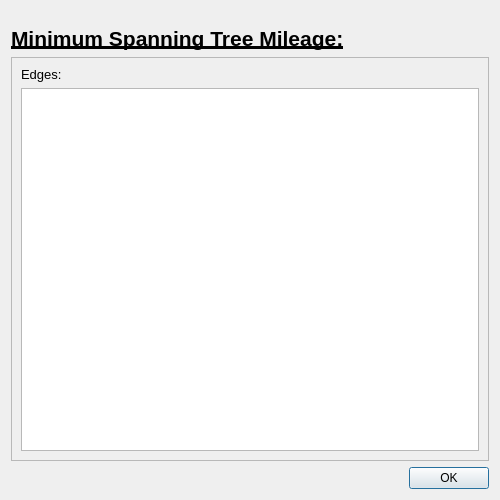
<?xml version="1.0" encoding="UTF-8"?>
<ui version="4.0">
 <class>MstPrim</class>
 <widget class="QDialog" name="MstPrim">
  <property name="geometry">
   <rect>
    <x>0</x>
    <y>0</y>
    <width>500</width>
    <height>500</height>
   </rect>
  </property>
  <property name="minimumSize">
   <size>
    <width>500</width>
    <height>500</height>
   </size>
  </property>
  <property name="maximumSize">
   <size>
    <width>500</width>
    <height>500</height>
   </size>
  </property>
  <property name="windowTitle">
   <string>Prim's Minimum Spanning Tree</string>
  </property>
  <layout class="QVBoxLayout" name="verticalLayout_2">
   <item>
    <spacer name="verticalSpacer">
     <property name="orientation">
      <enum>Qt::Vertical</enum>
     </property>
     <property name="sizeType">
      <enum>QSizePolicy::Minimum</enum>
     </property>
     <property name="sizeHint" stdset="0">
      <size>
       <width>20</width>
       <height>15</height>
      </size>
     </property>
    </spacer>
   </item>
   <item>
    <widget class="QLabel" name="mileageLbl">
     <property name="font">
      <font>
       <pointsize>16</pointsize>
       <weight>75</weight>
       <bold>true</bold>
       <underline>true</underline>
      </font>
     </property>
     <property name="text">
      <string>Minimum Spanning Tree Mileage:</string>
     </property>
    </widget>
   </item>
   <item>
    <widget class="QFrame" name="frame">
     <property name="frameShape">
      <enum>QFrame::StyledPanel</enum>
     </property>
     <property name="frameShadow">
      <enum>QFrame::Raised</enum>
     </property>
     <layout class="QVBoxLayout" name="verticalLayout">
      <item>
       <widget class="QLabel" name="label">
        <property name="font">
         <font>
          <pointsize>10</pointsize>
         </font>
        </property>
        <property name="text">
         <string>Edges:</string>
        </property>
       </widget>
      </item>
      <item>
       <widget class="QTableWidget" name="edgeTbl">
        <property name="editTriggers">
         <set>QAbstractItemView::NoEditTriggers</set>
        </property>
        <property name="showDropIndicator" stdset="0">
         <bool>false</bool>
        </property>
        <property name="dragDropOverwriteMode">
         <bool>false</bool>
        </property>
        <property name="selectionMode">
         <enum>QAbstractItemView::SingleSelection</enum>
        </property>
        <property name="selectionBehavior">
         <enum>QAbstractItemView::SelectRows</enum>
        </property>
        <attribute name="horizontalHeaderVisible">
         <bool>false</bool>
        </attribute>
       </widget>
      </item>
     </layout>
     <zorder>edgeTbl</zorder>
     <zorder>edgeTbl</zorder>
     <zorder>label</zorder>
    </widget>
   </item>
   <item>
    <widget class="QDialogButtonBox" name="buttonBox">
     <property name="orientation">
      <enum>Qt::Horizontal</enum>
     </property>
     <property name="standardButtons">
      <set>QDialogButtonBox::Ok</set>
     </property>
    </widget>
   </item>
  </layout>
 </widget>
 <resources/>
 <connections>
  <connection>
   <sender>buttonBox</sender>
   <signal>accepted()</signal>
   <receiver>MstPrim</receiver>
   <slot>accept()</slot>
   <hints>
    <hint type="sourcelabel">
     <x>248</x>
     <y>254</y>
    </hint>
    <hint type="destinationlabel">
     <x>157</x>
     <y>274</y>
    </hint>
   </hints>
  </connection>
  <connection>
   <sender>buttonBox</sender>
   <signal>rejected()</signal>
   <receiver>MstPrim</receiver>
   <slot>reject()</slot>
   <hints>
    <hint type="sourcelabel">
     <x>316</x>
     <y>260</y>
    </hint>
    <hint type="destinationlabel">
     <x>286</x>
     <y>274</y>
    </hint>
   </hints>
  </connection>
 </connections>
</ui>
